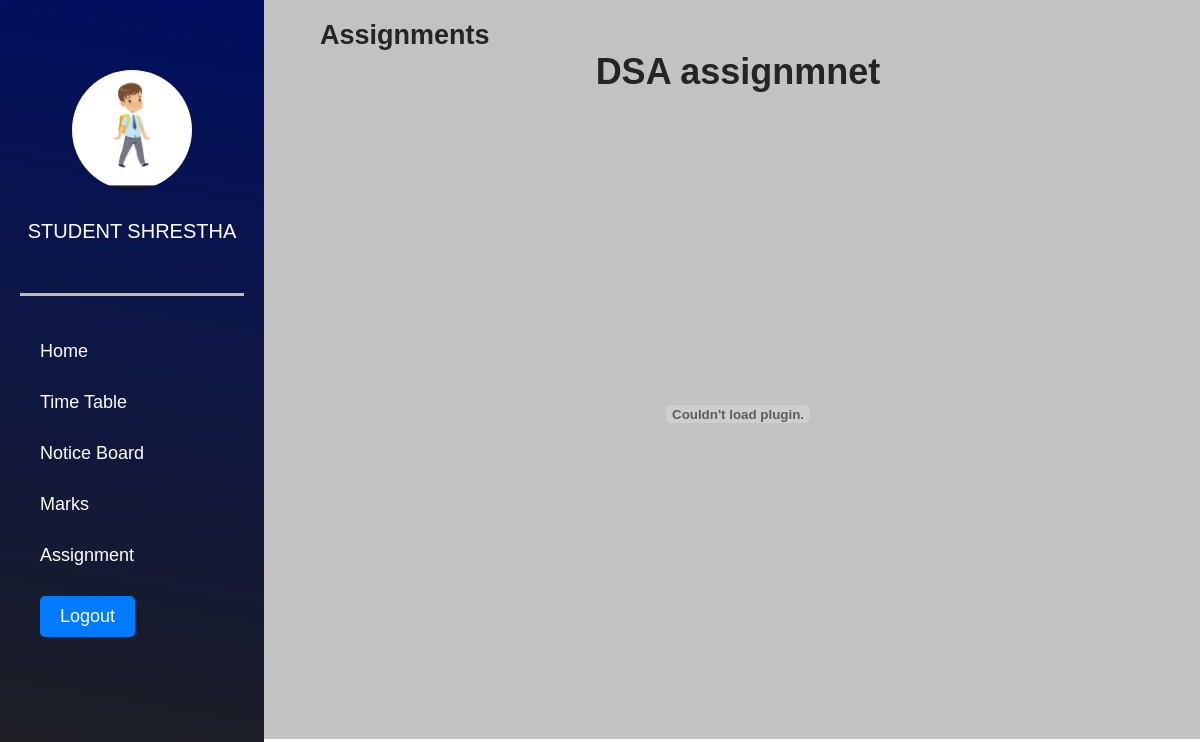
The page /assignment_portal.php (signed in) on the database its author committed.
### tables this page shows
CREATE TABLE `users` (
  `id` int(11) NOT NULL,
  `FirstName` varchar(50) DEFAULT NULL,
  `LastName` varchar(50) DEFAULT NULL,
  `DOB` date DEFAULT NULL,
  `Gender` enum('Male','Female','Other') NOT NULL,
  `Role` enum('student','teacher','admin') DEFAULT NULL,
  `Nationality` varchar(50) DEFAULT NULL,
  `User_id` int(100) NOT NULL,
  `Password` varchar(255) DEFAULT NULL,
  `Course` varchar(100) DEFAULT NULL,
  `Semester` varchar(50) DEFAULT NULL,
  `Email` varchar(100) DEFAULT NULL,
  `PhoneNumber` varchar(20) DEFAULT NULL,
  `Address` varchar(255) DEFAULT NULL,
  `EmergencyContactPersonName` varchar(100) DEFAULT NULL,
  `EmergencyContactNumber` tinytext DEFAULT NULL,
  `Photo` varchar(255) NOT NULL,
  `reset_token` varchar(255) NOT NULL
);

CREATE TABLE `assignment` (
  `id` int(11) NOT NULL,
  `User_id` int(11) NOT NULL,
  `Course` varchar(20) NOT NULL,
  `Semester` varchar(20) NOT NULL,
  `Title` varchar(255) NOT NULL,
  `Upload` varchar(255) NOT NULL
);

### assignment_portal.php (the view, shortened to what this page needs)
<?php
if (isset($_SESSION['User_id'])) {
    $username = $_SESSION['User_id'];
    include('dbconnection.php');
    $firstName = "";
    $lastName = "";
    $photoPath = "";
    $query_info = mysqli_query($con, "SELECT FirstName, LastName, Photo, Course, Semester FROM users WHERE User_id='$username'");
    if ($query_info && mysqli_num_rows($query_info) > 0) {
        $row = mysqli_fetch_assoc($query_info);
        $firstName = $row['FirstName'];
        $lastName = $row['LastName'];
        $photoPath = $row['Photo'];
        $course = $row['Course'];
        $semester = $row['Semester'];
    }
    $query_assignments = mysqli_query($con, "SELECT title, upload FROM assignment WHERE Course='$course' AND Semester='$semester'");
?>
<!DOCTYPE html>
<html lang="en">
<head>
    <link rel="stylesheet" href="src/style.css">
</head>
<body>
    <div class="head_wrap">
        <div class="side_menu">
            <div class="avatar_profile">
                <img src="<?php echo $photoPath; ?>" alt="">
            </div>
            <div class="student_info">
                <h3><?php echo $firstName . " " . $lastName; ?></h3>
            </div>
            <div class="navigation">
                <ul>
                    <li><a href="portal1.php">Home</a></li>
                    <li><a href="timetable.php">Time Table</a></li>
                    <li><a href="notice.php">Notice Board</a></li>
                    <li><a href="marks1.php">Marks</a></li>
                    <li><a href="assignment_portal.php">Assignment</a></li>
                    <li><a href="logout.php" class="logout-btn">Logout</a></li>
                </ul>
            </div>
        </div>
        <div class="info_tab">
                <caption><h2>Assignments</h2></caption>
                <?php while ($assignment = mysqli_fetch_assoc($query_assignments)) : ?>
                    <div class="pdf-cont">
                        <h1 align="center"><?php echo $assignment['title']; ?></h1><br>
                        <embed src="uploads/<?php echo $assignment['upload']; ?>" type="application/pdf" width="100%" height="600px" />
                    </div>
                <?php endwhile; ?>
        </div>
    </div>
</body>
</html>
<?php
}
?>

### src/style.css (style rules this page uses)
* { padding: 0px; margin: 0px; box-sizing: border-box; }
body { font-family: 'Poppins', sans-serif; color: #252525; font-size: 18px; }
body h1,h2, h3 { font-family: 'Work Sans', sans-serif; }
* { box-sizing: border-box; }
body { margin: 0; font-family: Arial, sans-serif; }
img { width: 100%; height: auto; }
.head_wrap { display: flex; flex-direction: row; width: 100%; background: rgb(194, 194, 194); }
.side_menu { padding: 20px; width: 22%; color: white; background: linear-gradient(10deg, rgba(31,31,31,1) 0%, rgba(0,15,97,1) 100%); }
.info_tab { padding: 20px; width: 73%; }
.student_info { padding-top: 30px; display: flex; flex-direction: column; align-items: center; }
.student_info h3 { text-transform: uppercase; font-size: 20px; font-weight: 500; }
.avatar_profile { width: 120px; height: 120px; margin: auto; margin-top:50px ; }
.avatar_profile img { border-radius: 50%; object-fit: cover; width: 100%; height: 100%; }
.navigation ul { list-style: none; }
.navigation a { text-decoration: none; color: white; }
.navigation { border-top: 3px solid rgb(189, 189, 189); padding-top: 45px; margin-top: 50px; padding-left: 20px; }
.navigation ul { display: flex; flex-direction: column; gap: 30px; }
.logout-btn { display: inline-block; padding: 10px 20px; background-color: #007bff; color: #fff; text-decoration: none; border-radius: 5px; transition: background-color 0.3s ease; }
.side_menu { height:100vh; position:fixed; }
.info_tab { margin-left: 25%; }

### rows shown on the page
users: Photo (picture), FirstName "STUDENT", LastName "SHRESTHA"
assignment: Title "DSA assignmnet"
